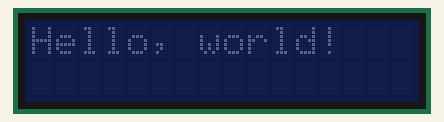
Bench run of a sketch on a simulated Arduino Uno, built with avr-gcc and run on an emulated ATmega328P. Parts: 16×2 character LCD.

Above: at 0.3 s.

The sketch:

I2C_LCD_Test2_Hello.ino
```cpp
#include <Wire.h>
#include <LiquidCrystal_I2C.h>

LiquidCrystal_I2C lcd(0x38,16,2);  // set the LCD address to 0x20 for a 16 chars and 2 line display

void setup()
{
  lcd.init();                      // initialize the lcd

  // Print a message to the LCD.
  lcd.noBacklight();
  delay(100);
  lcd.backlight();
    delay(100);
    lcd.noBacklight();
  lcd.print("Hello, world!");
}

void loop()
{
}
```
